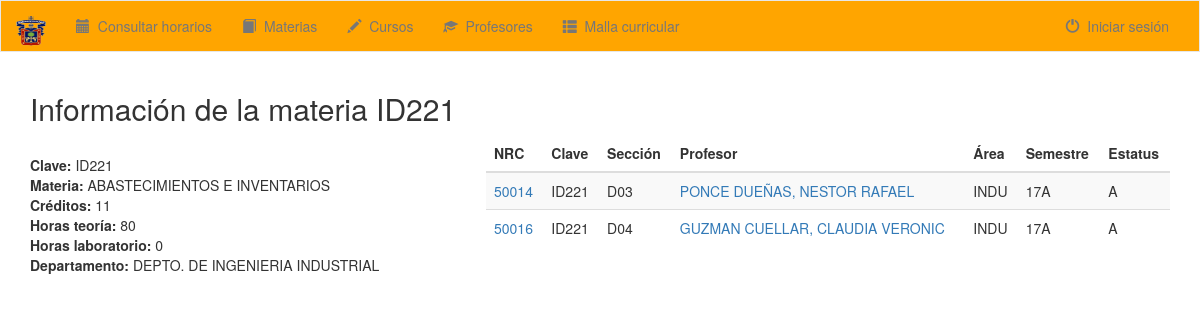
The page /consultas/materia/724/ on the database its author committed.
### consultas/models.py (models this page shows, shortened)
class Materia(models.Model):
    nombre_materia = models.CharField(max_length=100)
    clave = models.CharField(max_length=5)
    creditos = models.IntegerField(default=0)
    hrs_teoria = models.IntegerField(default=0)
    hrs_lab = models.IntegerField(default=0)
    id_departamento = models.ForeignKey(Departamento, on_delete=models.CASCADE)

class Departamento(models.Model):
    nombre_departamento = models.CharField(max_length=50, unique=True)

class Curso(models.Model):
    nrc = models.IntegerField()
    seccion = models.CharField(max_length=3)
    cupos = models.IntegerField()
    ocupados = models.IntegerField()
    disponibles = models.IntegerField()
    estatus = models.CharField(max_length=1, default='')
    id_materia = models.ForeignKey(Materia, on_delete=models.CASCADE)
    id_profesor = models.ForeignKey(Profesor, on_delete=models.CASCADE, null=True, default='null')
    id_semestre = models.ForeignKey(Semestre, on_delete=models.CASCADE, null=True, default='null')

class Area(models.Model):
    acronimo = models.CharField(max_length=4, unique=True)

class Semestre(models.Model):
    fecha_inicio = models.CharField(max_length=10)
    fecha_fin = models.CharField(max_length=10)
    calendario = models.CharField(max_length=3, default='')

### consultas/views.py (the view)
# urls.py: url(r'^materia/(?P<id_materia>[0-9]+)/$', views.mostrarInfoMateria, name='mostrarInfoMateria'),
def mostrarInfoMateria(request, id_materia):
    materia = Materia.objects.get(id=int(id_materia))
    cursos = Curso.objects.filter(id_materia__nombre_materia=materia.nombre_materia).order_by('id_materia__clave', 'nrc')
    infoCursos = []
    for curso in cursos:
        infoCursos.append({
            'nrc': curso.nrc,
            'clave': curso.id_materia.clave,
            'seccion': curso.seccion,
            'if_profesor': curso.id_profesor.id,
            'profesor': str(curso.id_profesor.apellidos) + ', ' + str(curso.id_profesor.nombres),
            'area': Materia_Area.objects.get(id_materia=curso.id_materia).id_area.acronimo,
            'semestre': curso.id_semestre.calendario,
            'estatus': curso.estatus
        })
    context = {
        'materia': materia,
        'cursos': infoCursos,
        'sesion_iniciada': request.user.is_authenticated(),
        'id_usuario': request.user.id
    }
    return render(request, 'consultas/infoMateria.html', context)

### consultas/templates/consultas/infoMateria.html
{% extends 'consultas/base.html' %}
{% block body %}
{% load staticfiles %}
<link rel="stylesheet" href="{% static 'CSS/estiloInfo.css' %}">
    <div class="container">
        <h2>Información de la materia {{ materia.clave }}</h2>
        <div id="info">
            <br>
            <b>Clave:</b> {{ materia.clave }}
            <br>
            <b>Materia:</b> {{ materia.nombre_materia }}
            <br>
            <b>Créditos:</b> {{ materia.creditos }}
            <br>
            <b>Horas teoría:</b> {{ materia.hrs_teoria }}
            <br>
            <b>Horas laboratorio:</b> {{ materia.hrs_lab }}
            <br>
            <b>Departamento:</b> {{ materia.id_departamento.nombre_departamento }}
            <br>
        </div>
        <div id="cursos">
            <table class="table table-striped">
                <thead>
                    <th>NRC</th>
                    <th>Clave</th>
                    <th>Sección</th>
                    <th>Profesor</th>
                    <th>Área</th>
                    <th>Semestre</th>
                    <th>Estatus</th>
                </thead>
                <tbody>
                    {% for curso in cursos %}
                        <tr>
                            <td><a href="/consultas/curso/{{ curso.nrc }}/">{{ curso.nrc }}</a></td>
                            <td>{{ curso.clave }}</td>
                            <td>{{ curso.seccion }}</td>
                            <td><a href="/consultas/profesor/{{ curso.id_profesor.id }}/">{{ curso.profesor }}</a></td>
                            <td>{{ curso.area }}</td>
                            <td>{{ curso.semestre }}</td>
                            <td>{{ curso.estatus }}</td>
                        </tr>
                    {% endfor %}
                </tbody>
            </table>
        </div>
    </div>
{% endblock %}

### consultas/templates/consultas/base.html (shortened to what this page needs)
<!DOCTYPE html>
<html lang="en" xmlns="http://www.w3.org/1999/html">
<head>
    {% load staticfiles %}
    <link rel="stylesheet" href="https://maxcdn.bootstrapcdn.com/bootstrap/3.3.7/css/bootstrap.min.css">
    <link rel="stylesheet" href="{% static 'CSS/style.css' %}">
</head>
<body>
    <nav class="navbar navbar-default">
        <div class="container-fluid">
            <div class="navbar-header">
                <a class="navbar-brand" href="{% url 'consultas:index' %}">
                    <img src="{% static 'images/udg.png' %}" width="30" height="30" alt="UdeG"></a>
            </div>
            <div class="collapse navbar-collapse" id="topNavBar">
                <ul class="nav navbar-nav">
                    <li class="">
                        <a href="{% url 'consultas:consulta_horarios' %}">
                            <span class="glyphicon glyphicon-calendar" aria-hidden="true"></span>&nbsp;
                            Consultar horarios
                        </a>
                    </li>
                    <li class="">
                        <a href="{% url 'consultas:mostrarMaterias' 100 %}">
                            <span class="glyphicon glyphicon-book" aria-hidden="true"></span>&nbsp;
                            Materias
                        </a>
                    </li>
                    <li class="">
                        <a href="{% url 'consultas:mostrarCursosDisponibles' 100 1 %}">
                            <span class="glyphicon glyphicon-pencil" aria-hidden="true"></span>&nbsp;
                            Cursos
                        </a>
                    </li>
                    <li class="">
                        <a href="{% url 'consultas:consultarProfesor' %}">
                            <span class="glyphicon glyphicon-education" aria-hidden="true"></span>&nbsp;
                            Profesores
                        </a>
                    </li>
                    <li class="">
                        <a href="{% url 'consultas:mostrarMallaCurricular' 'N' %}">
                            <span class="glyphicon glyphicon-th-list" aria-hidden="true"></span>&nbsp;
                            Malla curricular
                        </a>
                    </li>
                </ul>
                <ul class="nav navbar-nav navbar-right">
                    {% if not sesion_iniciada %}
                    <li class="">
                        <a href="{% url 'consultas:iniciar_sesion' %}">
                            <span class="glyphicon glyphicon-off" aria-hidden="true"></span>&nbsp;
                            Iniciar sesión
                        </a>
                    </li>
                    {% endif %}
                </ul>
            </div>
        </div>
    </nav>
    {% block body %}
    {% endblock %}
</body>
</html>

### consultas/static/CSS/style.css (style rules this page uses)
.navbar { border-radius: 0; }
.navbar-default { background-color: orange; border-color: light-blue; }
.navbar-default .navbar-brand { color: #777; }

### consultas/static/CSS/estiloInfo.css (style rules this page uses)
#info { float: left; width: 40%; }
#cursos { float: right; width: 60%; }

### rows shown on the page
Materia: clave "ID221", nombre_materia "ABASTECIMIENTOS E INVENTARIOS", creditos "11", hrs_teoria "80", hrs_lab "0", id_departamento.nombre_departamento "DEPTO. DE INGENIERIA INDUSTRIAL", clave "ID221" "ID221"
Curso: seccion "D03"
Area: area "INDU" "INDU"
Semestre: semestre "17A" "17A"
Curso: seccion "D04"

### other values the page prints
{{ curso.nrc }} "50014" "50016"
{{ curso.profesor }} "PONCE DUEÑAS, NESTOR RAFAEL" "GUZMAN CUELLAR, CLAUDIA VERONIC"
{{ curso.estatus }} "A" "A"
